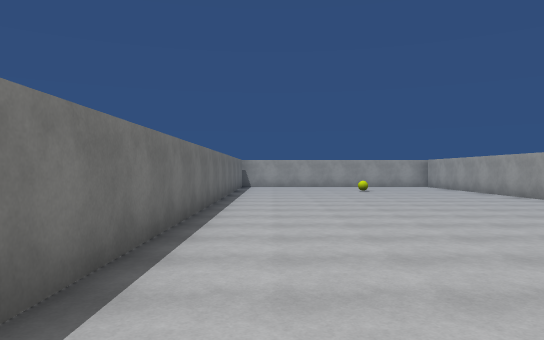
View 1 (above)

24 first-person views from a walk through a 3-D level made in the Unity game engine. The camera is 1.5 m above the floor, looks level and sees 70° across. The floor is counted in squares, 2 m on a side. Each view is taken from the middle of a square. On the plan, view 1 faces up. The plan holds only what a view shows up to about 12 squares ahead; the rest is blank. The place goes on beyond the plan. Surface patterns are stand-ins for the level's own textures.

View 2
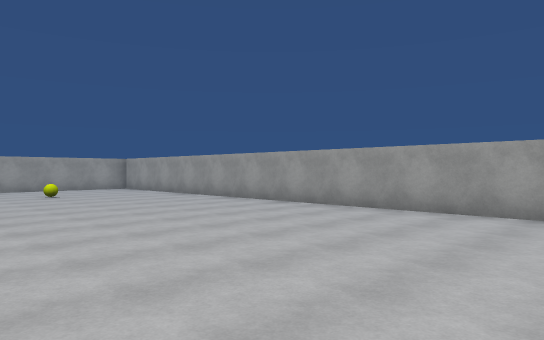

View 3
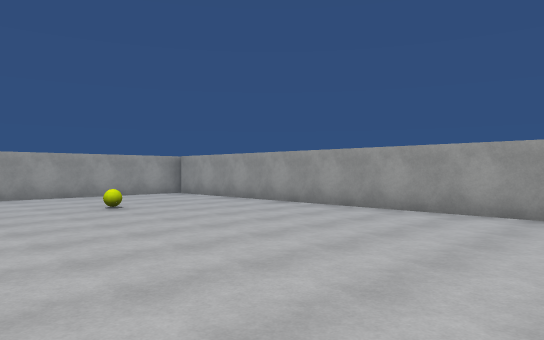

View 4
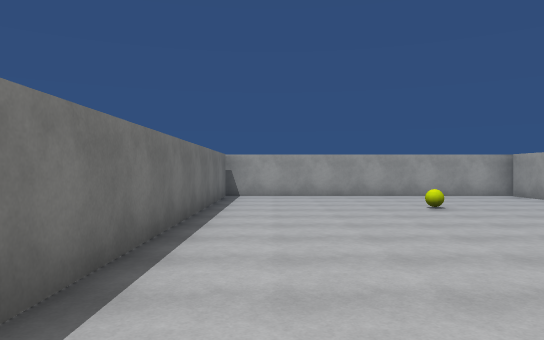

View 5
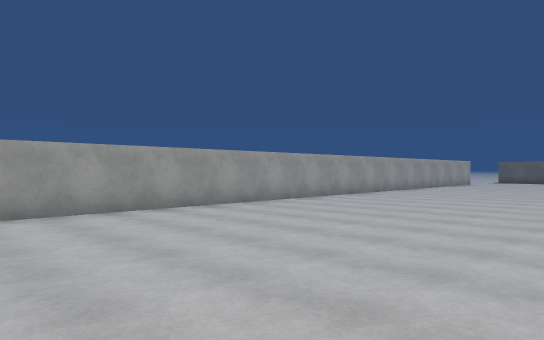

View 6
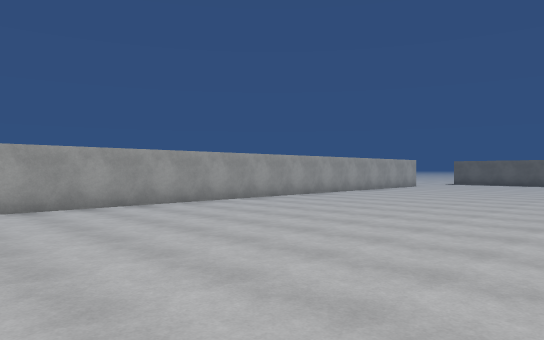

View 7
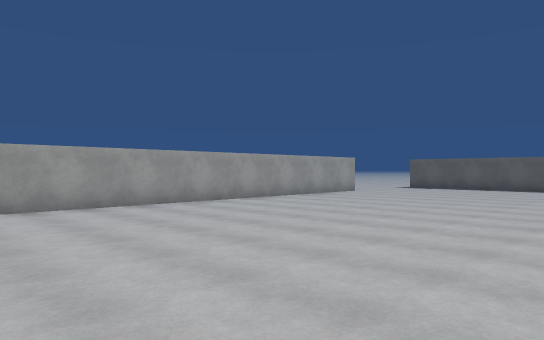

View 8
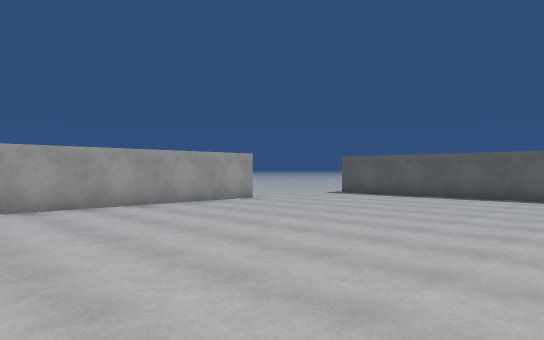

View 9
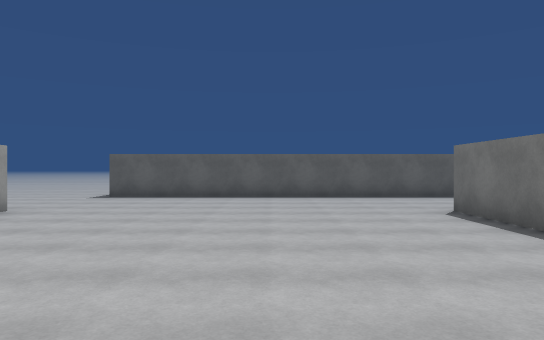

View 10
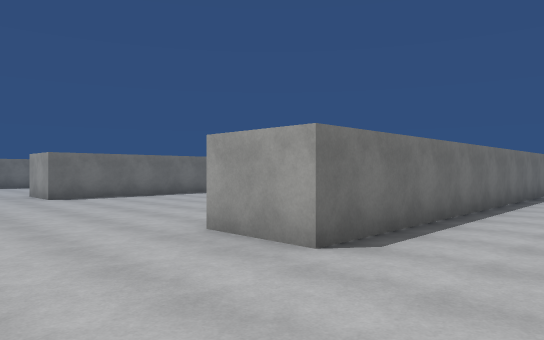

View 11
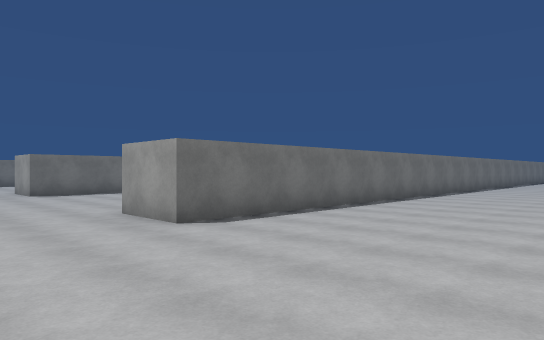

View 12
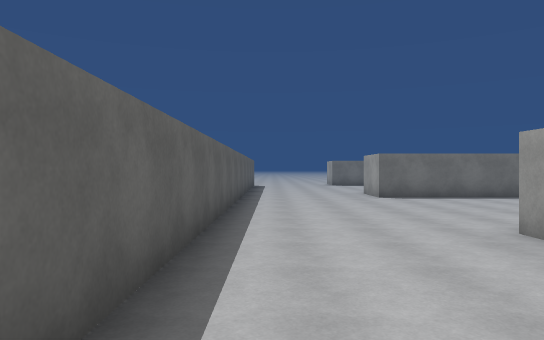

View 13
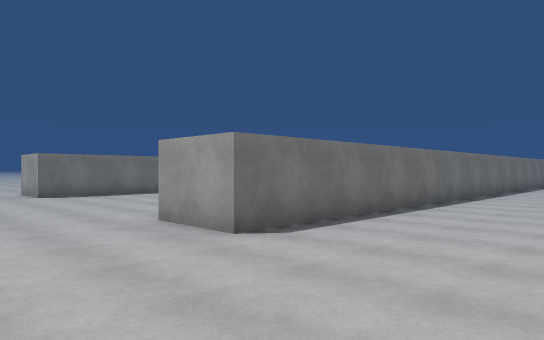

View 14
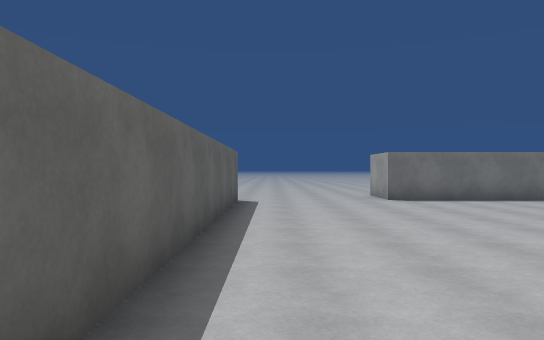

View 15
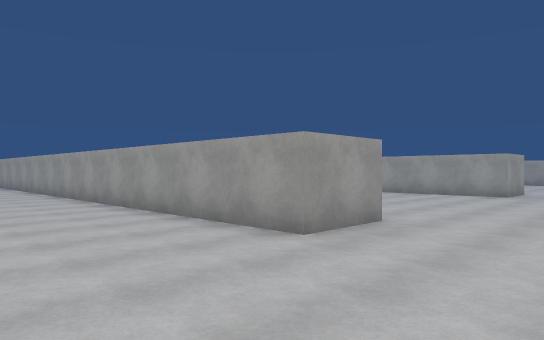

View 16
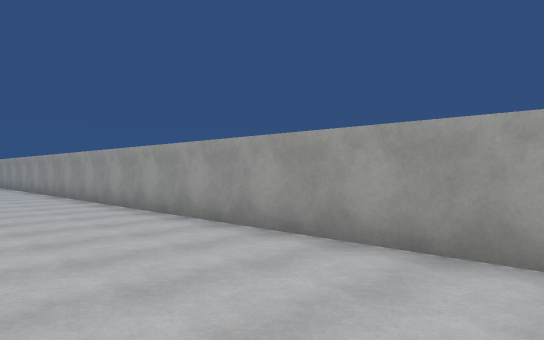

View 17
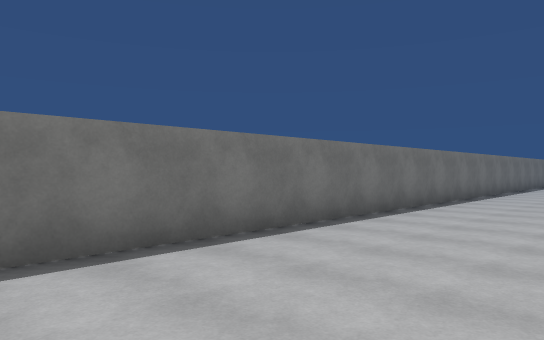

View 18
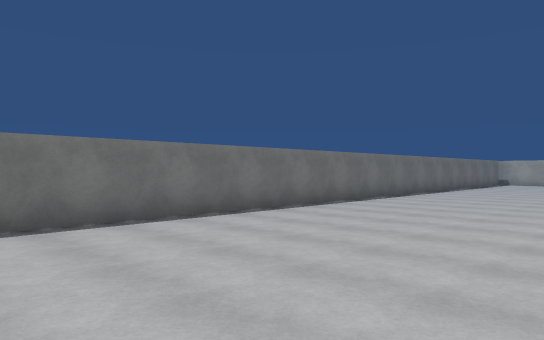

View 19
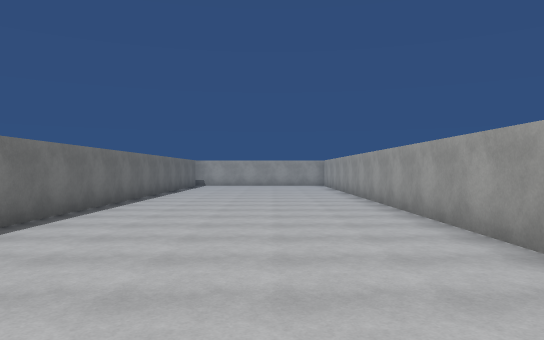

View 20
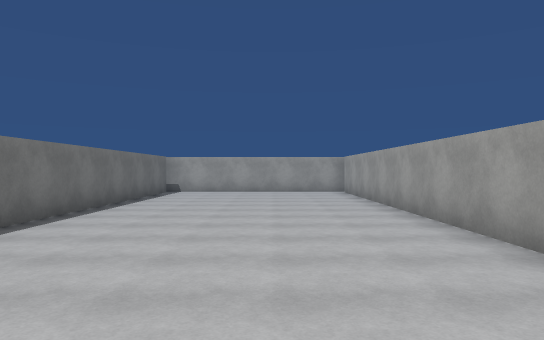

View 21
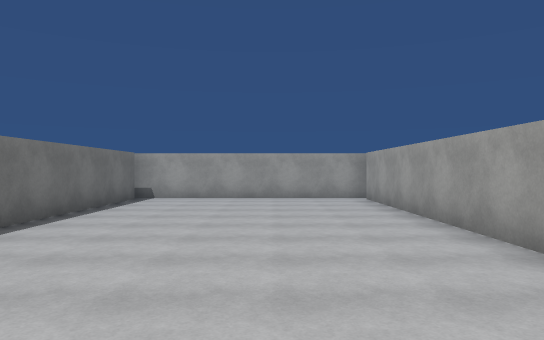

View 22
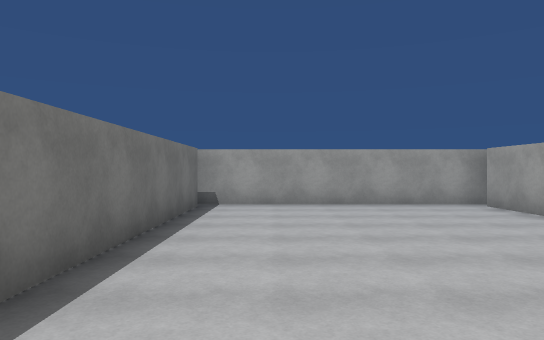

View 23
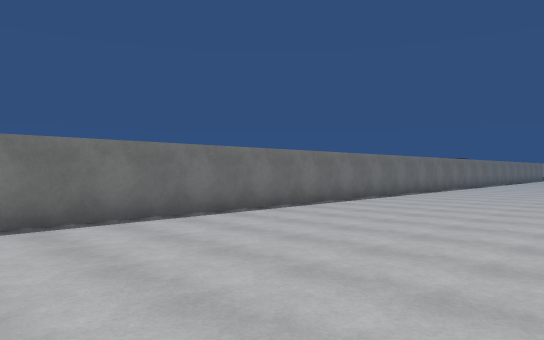

View 24
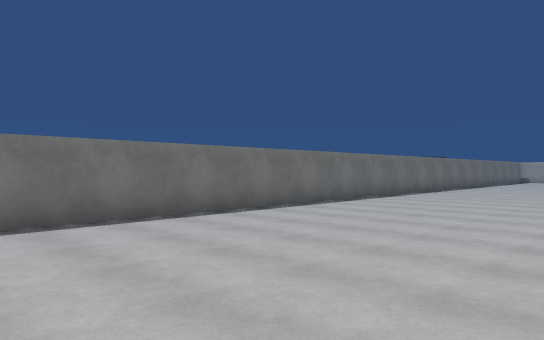

### Floor plan
Points are (right, up) in squares from view 1. A wall is a line through its corners. A room is listed if a view was taken in it or the views show most of it. See-through windows are left out.
Room 1 (views 1, 2, 3, 4, 5, 6, 7, 8, 9, 10)
walls: (-1.3, -4.9) (-1.3, -15.1) (-3.1, -15.1); (6.8, -15.1) (6.8, 17.2) (-1.3, 17.2) (-1.3, 1.9); (-3.1, -18.8) (6.6, -18.8)
ways out: opening at (-3.7, -17) to room 2; opening at (7.5, -19.5) to room 2
objects: ball (3, 14)
Room 2 (views 11, 12, 13, 14, 15, 16, 17, 18, 19, 20, 21, 22, 23, 24)
walls: (-9.8, -5.8) (-9.8, -15.1) (-11.6, -15.1) (-11.6, 17); (-25.7, 2.2) (-25.7, -15.1) (-27.5, -15.1); (-3.1, -15.1) (-3.1, -12.9); (-11.2, 17.4) (-17.8, 17.4); (-17.5, 17) (-17.5, -15.1) (-19.4, -15.1); (-25.5, -18.8) (-8.1, -18.8)
ways out: opening at (-3.7, -17) to room 1; opening at (7.5, -19.5) to room 1

Where each view was taken, in squares from view 1:
view 1: 0 up, 0 right, facing up
view 2: 2 up, 0 right, facing up-right
view 3: 6 up, 0 right, facing up-right
view 4: 6 up, 0 right, facing up
view 5: 6 up, 0 right, facing down-right
view 6: 2 up, 1 left, facing down-right
view 7: 3 down, 1 left, facing down-right
view 8: 8 down, 1 left, facing down-right
view 9: 8 down, 2 right, facing down
view 10: 18 down, 1 right, facing up-left
view 11: 18 down, 5 left, facing up-left
view 12: 18 down, 7 left, facing left
view 13: 18 down, 14 left, facing up-left
view 14: 18 down, 16 left, facing left
view 15: 18 down, 15 left, facing up-right
view 16: 12 down, 15 left, facing up-right
view 17: 11 down, 14 left, facing up-left
view 18: 4 down, 12 left, facing up-left
view 19: 1 down, 14 left, facing up
view 20: 4 up, 14 left, facing up
view 21: 7 up, 14 left, facing up
view 22: 9 up, 16 left, facing up
view 23: 15 down, 20 left, facing up-left
view 24: 9 down, 20 left, facing up-left
